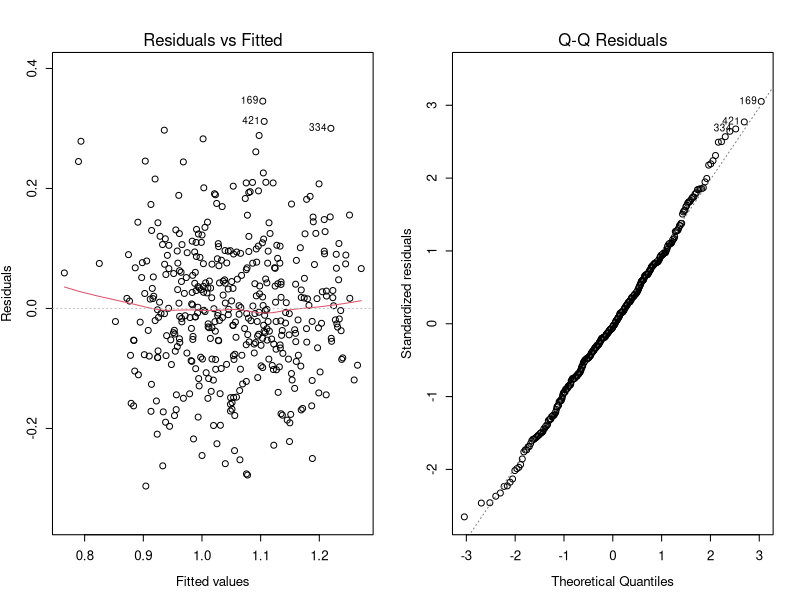

R code for this plot:
rm(list=ls())
library(data.table)
data.raw <- fread("./2016_app_proj_group_4.txt")
data.2 <- data.raw
data.2[,"BMI"] <- data.raw$weight / (data.raw$height / 100)^2
data.2[,"WHR"] <- data.raw$waist / data.raw$hip

data.2 <- data.2[-22]

# delete weight height waist hip
data.2 <- subset(data.2, select = -c( 3:6 ))

#health.data <- model.matrix(~., data = data.2)

health.lm <- lm(sqrt(hdl)~.^2, data=data.2)

health.lm3 <- lm(sqrt(hdl)~WHR, data=data.2)

summary(health.lm3)


library(MASS)
step <- stepAIC(health.lm, direction = "both", k = 4)
step$anova

summary(step)
help(stepAIC)

par(mfrow = c(1,2), cex = 0.8, mex = 0.8)
plot(step, which = c(1,2))
help(stepAIC)
